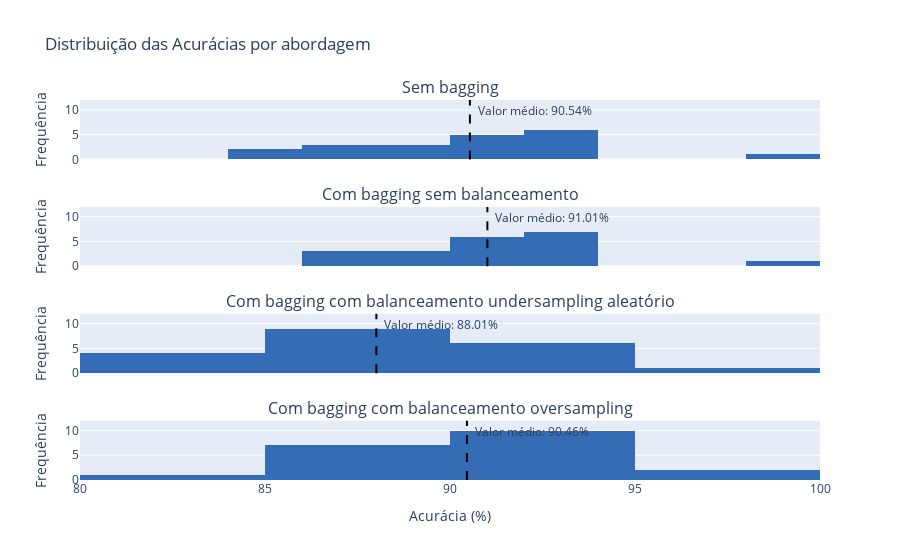

Write notebook code for a chart like this one.
### Markdown cell above
## SVM

### Code cell
with open('../data/processed/svm_res.pkl', 'rb') as file: 
    svm_res = pickle.load(file)

with open('../data/processed/svm_imb_bag_res.pkl', 'rb') as file: 
    svm_imb_bag_res = pickle.load(file)

with open('../data/processed/svm_bal_und_bag_res.pkl', 'rb') as file: 
    svm_bal_und_bag_res = pickle.load(file)

with open('../data/processed/svm_bal_ovr_bag_res.pkl', 'rb') as file: 
    svm_bal_ovr_bag_res = pickle.load(file)

svm_accs = {
    'Sem bagging': [v * 100 for v in svm_res['accuracies']],
    'Com bagging sem balanceamento': [v * 100 for v in svm_imb_bag_res['accuracies']],
    'Com bagging com balanceamento undersampling aleatório': [v * 100 for v in svm_bal_und_bag_res['accuracies']],
    'Com bagging com balanceamento oversampling': [v * 100 for v in svm_bal_ovr_bag_res['accuracies']],
}

plot_accuracies(svm_accs)

### Figure 1 — Plotly figure (JSON) as saved in the notebook; plotly's stock layout.template omitted (floating-point values rounded to 4 significant figures)
{"data": [{"marker": {"color": "#346CB5"}, "name": "Sem bagging", "type": "histogram", "x": [89.06, 93.75, 85.94, 90.62, 87.5, 87.5, 89.06, 98.44, 88.89, 85.71, 87.3, 90.48, 93.65, 93.65, 90.48, 93.65, 90.48, 90.48, 92.06, 92.06], "xaxis": "x", "yaxis": "y"}, {"marker": {"color": "#346CB5"}, "name": "Com bagging sem balanceamento", "type": "histogram", "x": [90.62, 93.75, 87.5, 90.62, 87.5, 89.06, 89.06, 98.44, 88.89, 87.3, 90.48, 90.48, 92.06, 93.65, 90.48, 93.65, 90.48, 92.06, 92.06, 92.06], "xaxis": "x2", "yaxis": "y2"}, {"marker": {"color": "#346CB5"}, "name": "Com bagging com balanceamento undersampling aleatório", "type": "histogram", "x": [92.19, 87.5, 84.38, 85.94, 87.5, 85.94, 89.06, 95.31, 84.13, 82.54, 80.95, 92.06, 90.48, 90.48, 88.89, 90.48, 92.06, 87.3, 85.71, 87.3], "xaxis": "x3", "yaxis": "y3"}, {"marker": {"color": "#346CB5"}, "name": "Com bagging com balanceamento oversampling", "type": "histogram", "x": [92.19, 93.75, 85.94, 89.06, 87.5, 85.94, 90.62, 98.44, 87.3, 84.13, 87.3, 88.89, 93.65, 93.65, 90.48, 95.24, 90.48, 90.48, 93.65, 90.48], "xaxis": "x4", "yaxis": "y4"}], "layout": {"annotations": [{"font": {"size": 16}, "showarrow": false, "text": "Sem bagging", "x": 0.5, "xanchor": "center", "xref": "paper", "y": 1, "yanchor": "bottom", "yref": "paper"}, {"font": {"size": 16}, "showarrow": false, "text": "Com bagging sem balanceamento", "x": 0.5, "xanchor": "center", "xref": "paper", "y": 0.7188, "yanchor": "bottom", "yref": "paper"}, {"font": {"size": 16}, "showarrow": false, "text": "Com bagging com balanceamento undersampling aleatório", "x": 0.5, "xanchor": "center", "xref": "paper", "y": 0.4375, "yanchor": "bottom", "yref": "paper"}, {"font": {"size": 16}, "showarrow": false, "text": "Com bagging com balanceamento oversampling", "x": 0.5, "xanchor": "center", "xref": "paper", "y": 0.1562, "yanchor": "bottom", "yref": "paper"}, {"showarrow": false, "text": "  Valor médio: 90.54%", "x": 90.54, "xanchor": "left", "xref": "x", "y": 1, "yanchor": "top", "yref": "y domain"}, {"showarrow": false, "text": "  Valor médio: 91.01%", "x": 91.01, "xanchor": "left", "xref": "x2", "y": 1, "yanchor": "top", "yref": "y2 domain"}, {"showarrow": false, "text": "  Valor médio: 88.01%", "x": 88.01, "xanchor": "left", "xref": "x3", "y": 1, "yanchor": "top", "yref": "y3 domain"}, {"showarrow": false, "text": "  Valor médio: 90.46%", "x": 90.46, "xanchor": "left", "xref": "x4", "y": 1, "yanchor": "top", "yref": "y4 domain"}], "autosize": true, "barmode": "overlay", "shapes": [{"line": {"color": "black", "dash": "dash"}, "type": "line", "x0": 90.54, "x1": 90.54, "xref": "x", "y0": 0, "y1": 1, "yref": "y domain"}, {"line": {"color": "black", "dash": "dash"}, "type": "line", "x0": 91.01, "x1": 91.01, "xref": "x2", "y0": 0, "y1": 1, "yref": "y2 domain"}, {"line": {"color": "black", "dash": "dash"}, "type": "line", "x0": 88.01, "x1": 88.01, "xref": "x3", "y0": 0, "y1": 1, "yref": "y3 domain"}, {"line": {"color": "black", "dash": "dash"}, "type": "line", "x0": 90.46, "x1": 90.46, "xref": "x4", "y0": 0, "y1": 1, "yref": "y4 domain"}], "showlegend": false, "title": {"text": "Distribuição das Acurácias por abordagem"}, "xaxis": {"anchor": "y", "autorange": true, "domain": [0, 1], "matches": "x4", "range": [80, 100], "showticklabels": false, "type": "linear"}, "xaxis2": {"anchor": "y2", "autorange": true, "domain": [0, 1], "matches": "x4", "range": [80, 100], "showticklabels": false, "type": "linear"}, "xaxis3": {"anchor": "y3", "autorange": true, "domain": [0, 1], "matches": "x4", "range": [80, 100], "showticklabels": false, "type": "linear"}, "xaxis4": {"anchor": "y4", "autorange": true, "domain": [0, 1], "range": [80, 100], "title": {"text": "Acurácia (%)"}, "type": "linear"}, "yaxis": {"anchor": "x", "domain": [0.8438, 1], "range": [0, 12], "title": {"text": "Frequência"}}, "yaxis2": {"anchor": "x2", "domain": [0.5625, 0.7188], "range": [0, 12], "title": {"text": "Frequência"}}, "yaxis3": {"anchor": "x3", "domain": [0.2812, 0.4375], "range": [0, 12], "title": {"text": "Frequência"}}, "yaxis4": {"anchor": "x4", "domain": [0, 0.1562], "range": [0, 12], "title": {"text": "Frequência"}}}}
